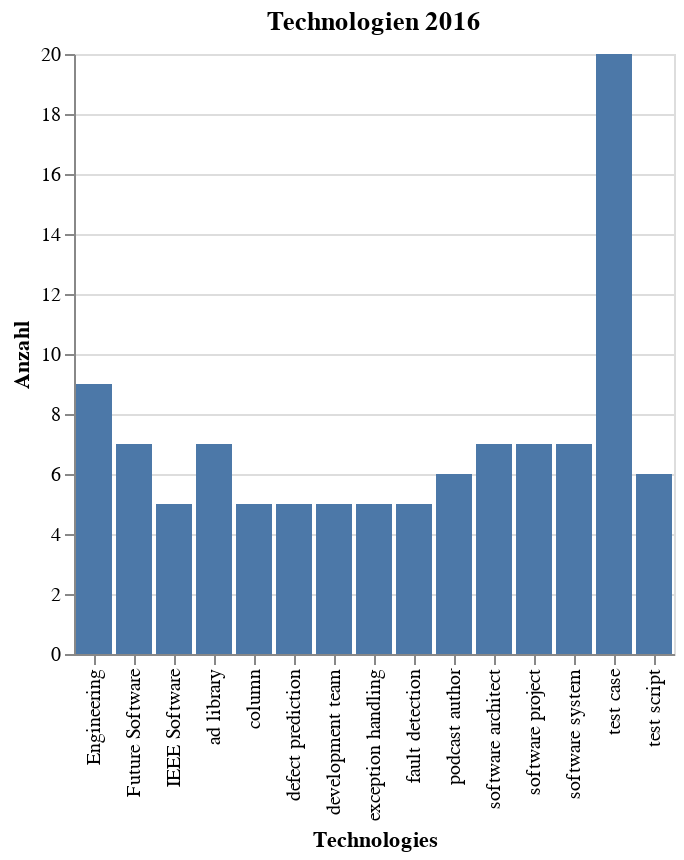

Notebook code cell kept with this figure:
### Markdown cell above
### Balkendiagramm 2016

### Code cell
year = 2016
d = data_words[year].nlargest(anzahl_top_topics).sort_values(ascending=False)
source = pd.DataFrame({'Technologies': d.index,
                            'Anzahl': d})
alt.Chart(source).mark_bar().encode(
        x='Technologies:O',
        y='Anzahl:Q'
    ).properties(
    title=f'Technologien {year}')

### Figure 1 — Vega-Lite specification as saved in the notebook (floating-point values rounded to 4 significant figures)
{"config": {"view": {"continuousWidth": 400, "continuousHeight": 300}}, "data": {"name": "data-590ab1269c462a63de18f2634ecb08b9"}, "mark": "bar", "encoding": {"x": {"type": "ordinal", "field": "Technologies"}, "y": {"type": "quantitative", "field": "Anzahl"}}, "title": "Technologien 2016", "$schema": "https://vega.github.io/schema/vega-lite/v4.8.1.json", "datasets": {"data-590ab1269c462a63de18f2634ecb08b9": [{"Technologies": "test case", "Anzahl": 20}, {"Technologies": "Engineering", "Anzahl": 9}, {"Technologies": "software system", "Anzahl": 7}, {"Technologies": "software project", "Anzahl": 7}, {"Technologies": "software architect", "Anzahl": 7}, {"Technologies": "ad library", "Anzahl": 7}, {"Technologies": "Future Software", "Anzahl": 7}, {"Technologies": "test script", "Anzahl": 6}, {"Technologies": "podcast author", "Anzahl": 6}, {"Technologies": "fault detection", "Anzahl": 5}, {"Technologies": "exception handling", "Anzahl": 5}, {"Technologies": "development team", "Anzahl": 5}, {"Technologies": "defect prediction", "Anzahl": 5}, {"Technologies": "column", "Anzahl": 5}, {"Technologies": "IEEE Software", "Anzahl": 5}]}}
